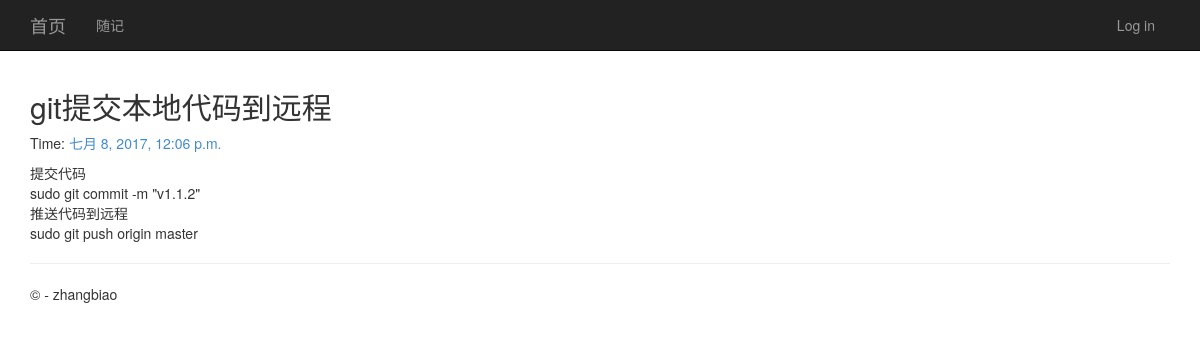
The page /9/ on the database as committed earlier.
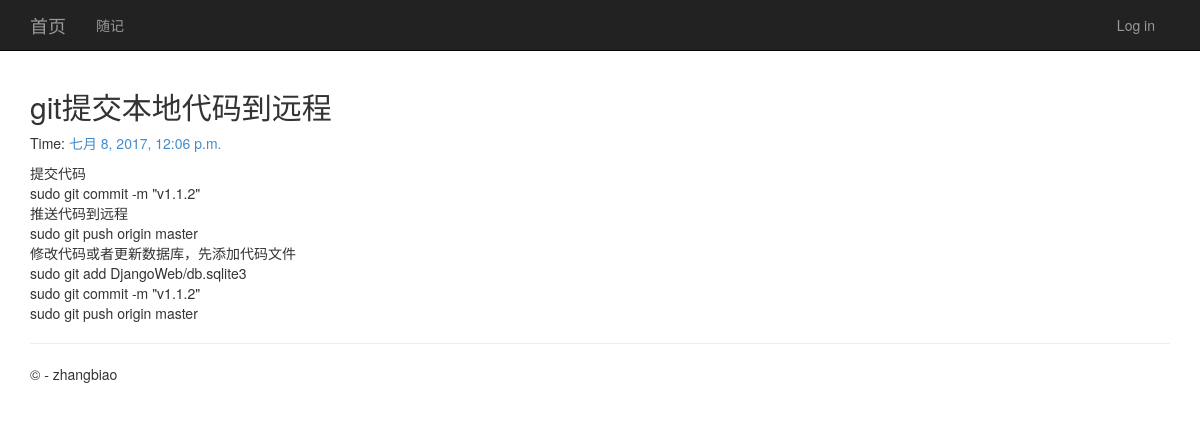
The same page on the database as committed later.
### app/models.py (models this page shows, shortened)
class BlogPost(models.Model):
    title = models.CharField(max_length = 150)#标题
    body = models.TextField()#正文
    timestamp = models.DateTimeField()#时间
    class Meta():
        ordering = ['-timestamp']

### app/views.py (the view)
# urls.py: url(r'^(?P<id>\d+)/$', app.views.detail, name='detail'),
def detail(request,id):
    try:
        post = BlogPost.objects.get(id=str(id))
    except:
        raise Http404
    return render(
        request,
        'app/post.html',
        {
            'title':'博文',
            'post':post,
            }
        )

### app/templatetags/custom_markdown.py (called while the page is built)
@register.filter(is_safe=True)  #注册template filter
@stringfilter  #希望字符串作为参数
def custom_markdown(value):
    return mark_safe(markdown.markdown(value,
        extensions = ['markdown.extensions.fenced_code', 'markdown.extensions.codehilite'],
        safe_mode=True,
        enable_attributes=False))

### app/templates/app/post.html (shortened to what this page needs)
{% extends "app/layout.html" %}
{% load custom_markdown %}
{% load staticfiles %}
{% block content %}
{% load threadedcomments_tags %}
<div class="posts">
    <section class="post">
        <header class="post-header">
            <h2 class="post-title">
                {{post.title}}
            </h2>
            <p class="post-meta">
                Time:<a class="post-author" href="#">
                {{post.timestamp}}</a>
            </p>
        </header>
        <div>
            <p>
                {{post.body|custom_markdown|linebreaksbr}}
            </p>
        </div>
    </section>
</div>
{% endblock %}

### app/templates/app/layout.html (shortened to what this page needs)
﻿<!DOCTYPE html>
<html>
<head>
    {% load staticfiles %}
    <link rel="stylesheet" type="text/css" href="{% static 'app/content/bootstrap.min.css' %}" />
    <link rel="stylesheet" type="text/css" href="{% static 'app/content/site.css' %}" />
    <link rel="stylesheet" type="text/css" href="{% static 'app/content/colorful.css' %}" />
</head>
<body>
    <div class="navbar navbar-inverse navbar-fixed-top">
        <div class="container">
            <div class="navbar-header">
                <a href="/" class="navbar-brand">首页</a>
            </div>
            <div class="navbar-collapse collapse">
                <ul class="nav navbar-nav">
                   <li><a href="{% url 'content' %}">随记</a></li>
                </ul>
                {% include 'app/loginpartial.html' %}
            </div>
        </div>
    </div>
    <div class="container body-content">
{% block content %}{% endblock %}
        <hr/>
        <footer>
            <p>&copy; {{ year }} - zhangbiao</p>
        </footer>
    </div>
</body>
</html>

### app/templates/app/loginpartial.html
﻿{% if user.is_authenticated %}
<form id="logoutForm" action="/logout" method="post" class="navbar-right">
    {% csrf_token %}
    <ul class="nav navbar-nav navbar-right">
        <li><a>{{ user.username }}</a></li>
        <li><a href="javascript:document.getElementById('logoutForm').submit()">注销</a></li>
    </ul>
</form>
{% else %}
<ul class="nav navbar-nav navbar-right">
    <li><a href="{% url 'login' %}">Log in</a></li>
</ul>
{% endif %}

Rows that differ between the two databases and show on the page:
changed BlogPost "git提交本地代码到远程": body|custom_markdown "提交代码 sudo git commit -m \"v1.1.2\" 推送代码到远程 sudo git push origin master" → "…git push origin master 修改代码或者更新数据库，先添加代码文件 sudo git add DjangoWeb/db.sqlite3 sudo git commit -m \"v1.1.2\" sudo git push origin master"
